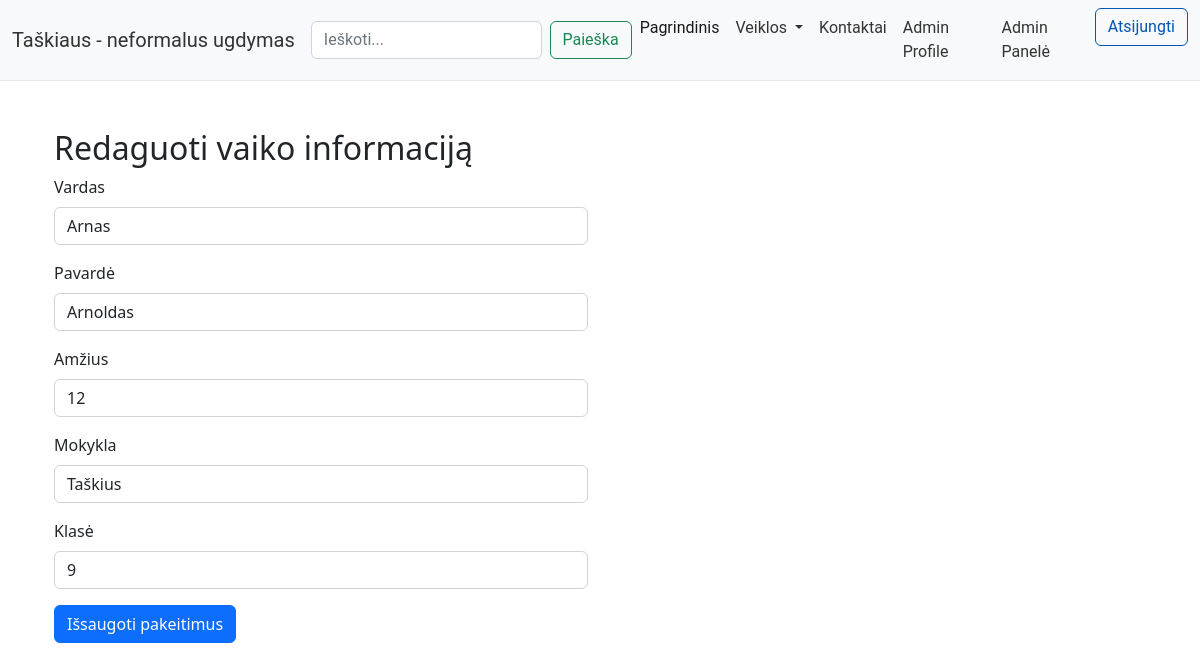
/edit/child/22/ (signed in), run on the app's committed database.
### manage_circles/models.py (models this page shows, shortened)
class Child(models.Model):
    first_name = models.CharField('Vaiko_vardas', max_length=50, null=False)
    last_name = models.CharField('Vaiko_pavardė', max_length=50, null=False)
    child_age = models.IntegerField('Vaiko_metai', null=False)
    school = models.CharField('Mokykla', max_length=100, null=False)
    classroom = models.CharField('Klasė/grupė', max_length=50, null=False)
    parent = models.ForeignKey(Parent, on_delete=models.CASCADE, related_name='children')

### manage_circles/views.py (the view)
# urls.py: path('edit/child/<int:pk>/', views.edit_child, name='edit_child'),
@login_required
def edit_child(request, pk):
    child = get_object_or_404(Child, pk=pk)
    if request.method == 'POST':
        form = ChildForm(request.POST, instance=child)
        if form.is_valid():
            form.save()
            return redirect('my_profile')
    else:
        form = ChildForm(instance=child)
    return render(request, 'edit_child.html', {'form': form, 'child': child})

### manage_circles/forms.py
class ChildForm(forms.ModelForm):
    class Meta:
        model = Child
        fields = ['first_name', 'last_name', 'child_age', 'school', 'classroom']

### templates/edit_child.html (shortened to what this page needs)
{% extends 'base.html' %}
{% block content %}
<div class="container mt-5">
    <div class="row">
        <div class="col-md-6">
    <h2>Redaguoti vaiko informaciją</h2>
    <form method="post">
        <div class="mb-3">
            <label for="first_name" class="form-label">Vardas</label>
            <input type="text" class="form-control" id="first_name" name="first_name" value="{{ child.first_name }}">
        </div>
        <div class="mb-3">
            <label for="last_name" class="form-label">Pavardė</label>
            <input type="text" class="form-control" id="last_name" name="last_name" value="{{ child.last_name }}">
        </div>
        <div class="mb-3">
            <label for="child_age" class="form-label">Amžius</label>
            <input type="number" class="form-control" id="child_age" name="child_age" value="{{ child.child_age }}">
        </div>
        <div class="mb-3">
            <label for="school" class="form-label">Mokykla</label>
            <input type="text" class="form-control" id="school" name="school" value="{{ child.school }}">
        </div>
        <div class="mb-3">
            <label for="classroom" class="form-label">Klasė</label>
            <input type="text" class="form-control" id="classroom" name="classroom" value="{{ child.classroom }}">
        </div>
        <button type="submit" class="btn btn-primary">Išsaugoti pakeitimus</button>
    </form>
</div>
{% endblock %}

### data on the page
Child: first_name "Arnas", last_name "Arnoldas", child_age "12", school "Taškius", classroom "9"
